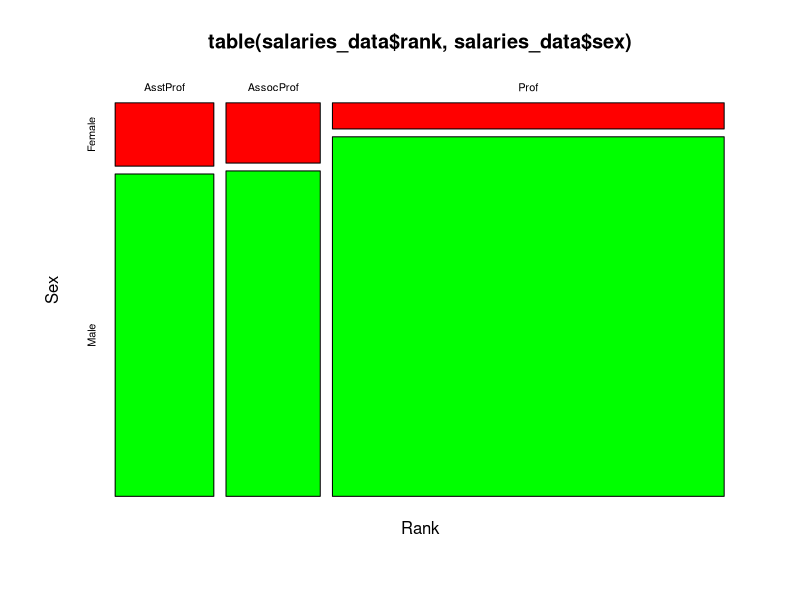
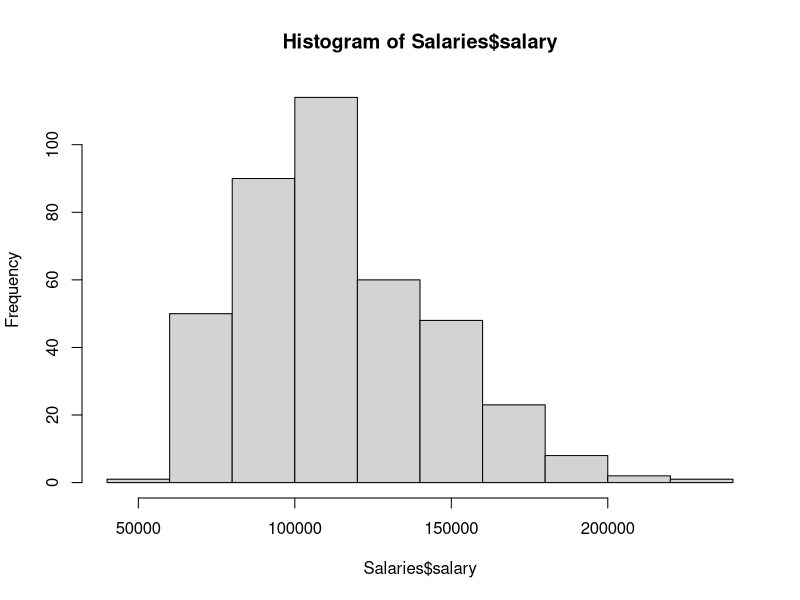

Write R code to recreate these figures, in order.
#Tabular and Graphical Representations

install.packages("carData")
library(carData)
salaries_data<-Salaries

#a. Inspect the dataset and print its first six rows
str(Salaries)
# 6 variables(=attributes)(rank,discipline,yrs.since.phd,yrs.service,sex,salary)
# 397 instances(rows)
#data_type: factors-> rank (ordinal,3 levels="AsstProf","AssocProf","Prof"),discipline(ordinal,2 levels="A","B"),sex(categorical,2 levels="Female","Male")
#int: yrs.since.phd(numerical,discrete,ratio),yrs.service(numerical,discrete,ratio),salary(numerical,continuous,ratio)
head(Salaries)

#b. Create a contingency table, with absolute frequencies for the attributes rank and sex.
print(addmargins(table(salaries_data$rank, salaries_data$sex, dnn = c("Rank", "Sex"))))

#c. Create a mosaic plot for the contingency table of the previous question. Do not include 
#the totals of each column/row and use different colours in order to make it easy to 
#identify attribute values. 
mosaicplot(table(salaries_data$rank, salaries_data$sex), color = c("red", "green"), xlab = "Rank", ylab = "Sex")

#d.Create a histogram with absolute frequencies for the attribute salary using at least seven bins.
hist(Salaries$salary, breaks=7)
